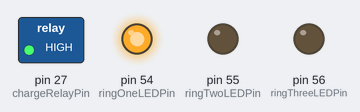
A sketch run on a simulated Arduino Mega 2560, built with avr-gcc and run on an emulated ATmega2560. On the bench: switched loads named in the sketch (green lamp = pin HIGH), output pins drawn as LEDs (lit = HIGH).

Above: at 0.1 s.
At 18.11 s:
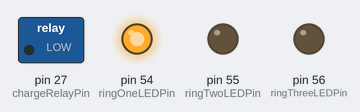
At 21.4 s:
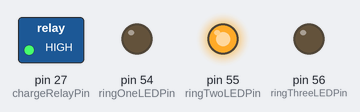
At 39.41 s:
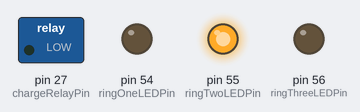
At 42.6 s:
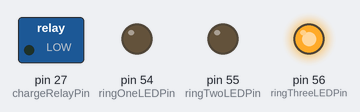
At 62.8 s:
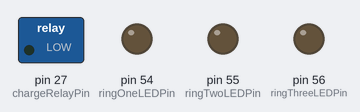
Timing chart, 0 to 64.3 s (numbered marks = the images above):
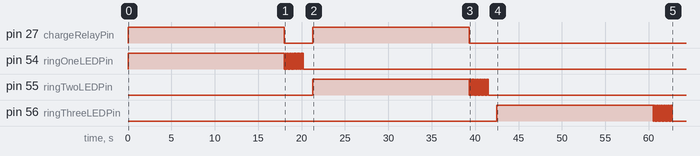

The sketch:

UnitTestCodeJumpingRings.ino
```cpp
//variables

const byte chargeRelayPin = 27;
const byte ringOneRelayPin = 28;
const byte ringTwoRelayPin = 29;
const byte ringOneLEDPin = 54;
const byte ringTwoLEDPin = 55;
const byte ringThreeLEDPin = 56;
const int blinkDelayForLED = 100;
const int waitTimeForHighCharge = 18000;
const int waitTimeForLowCharge = 18000;
const int waitTimeForRingJump = 1000;

// set up, only does one run per reset

void setup() {
  pinMode(chargeRelayPin, OUTPUT); //init lEDS
  pinMode(ringOneLEDPin, OUTPUT);
  pinMode(ringTwoLEDPin, OUTPUT);
  pinMode(ringThreeLEDPin, OUTPUT);

  chargeCapacitor(waitTimeForHighCharge, ringOneLEDPin);
  jumpRingOne();
  delay(100);
  chargeCapacitor(waitTimeForLowCharge, ringTwoLEDPin);
  jumpRingTwo();

  jumpThirdRing();

}


void loop() {

}

void chargeCapacitor(int delayTime, int LEDNumber) {
  digitalWrite(chargeRelayPin, HIGH); //circuit is opened by default therefore write to HIGH will close loop
  digitalWrite(LEDNumber, HIGH);
  delay(delayTime);
  digitalWrite(chargeRelayPin, LOW);

  for (int index = 0; index <= 10; index++) {
    digitalWrite(LEDNumber, LOW);
    delay(blinkDelayForLED);
    digitalWrite(LEDNumber, HIGH);
    delay(blinkDelayForLED);
  }
  digitalWrite(LEDNumber, LOW);
}

void jumpRingOne() { // write pin to HIGH which allowed power to go through to move ring

  digitalWrite(ringOneRelayPin, HIGH);
  delay(waitTimeForRingJump);
  digitalWrite(ringOneRelayPin, LOW);
}

void jumpRingTwo() {
  digitalWrite(ringTwoRelayPin, HIGH);
  delay(waitTimeForRingJump);
  digitalWrite(ringTwoRelayPin, LOW);
}

void jumpThirdRing() {

  digitalWrite(ringThreeLEDPin, HIGH);
  delay(waitTimeForHighCharge);

  for (int index = 0; index <= 10; index++) {
    digitalWrite(ringThreeLEDPin, LOW);
    delay(blinkDelayForLED);
    digitalWrite(ringThreeLEDPin, HIGH);
    delay(blinkDelayForLED);
  }
  digitalWrite(ringThreeLEDPin, LOW);
}
```
